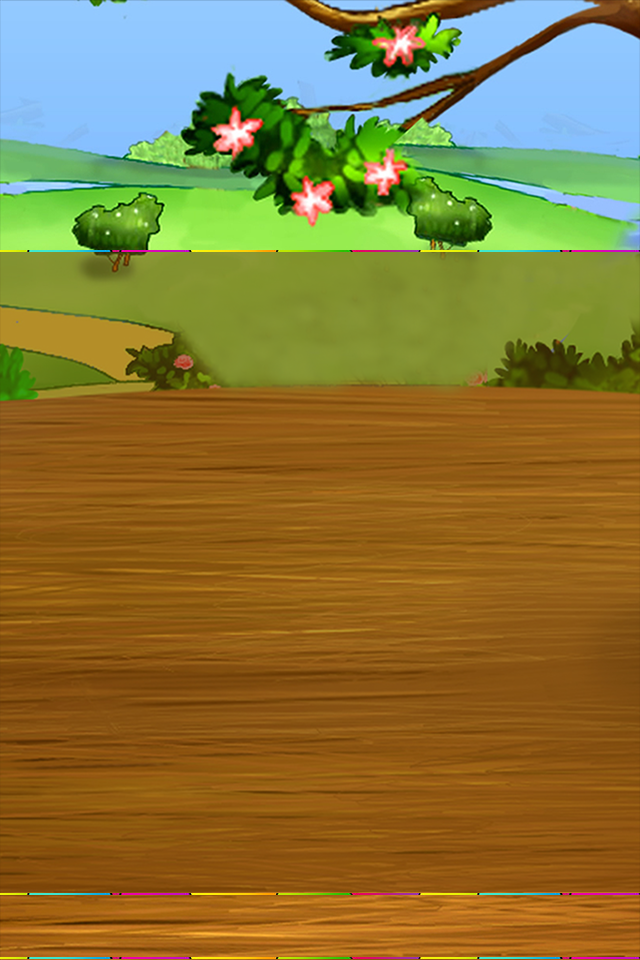

This game map was drawn from its Tiled (.tmx) file and the tilesets committed beside it. A one-line description and the trimmed map source follow:
An orthogonal 10x15 tile map with 64x64 px tiles, 1 tile layer (块层 1) and 40 objects.

<map version="1.0" orientation="orthogonal" width="10" height="15" tilewidth="64" tileheight="64">
 <tileset firstgid="1" name="GameSceneBg" tilewidth="64" tileheight="64">
  <image source="GameSceneBg.png" width="640" height="960" />
 </tileset>
 <layer name="块层 1" width="10" height="15">
  <data>[150 cells, 150 non-empty, 150 distinct tile ids]</data>
 </layer>
 <objectgroup name="PaopaoLayer" width="10" height="15">
  <object x="32" y="864" />
  <object x="96" y="864" />
  <object x="160" y="864" />
  <object x="224" y="864" />
  <object x="288" y="864" />
  <object x="352" y="864" />
  <object x="416" y="864" />
  <object x="480" y="864" />
  <object x="544" y="864" />
  <object x="608" y="864" />
  <object x="32" y="800" />
  <object x="96" y="800" />
  <object x="160" y="800" />
  <object x="224" y="800" />
  <object x="288" y="800" />
  <object x="352" y="800" />
  <object x="416" y="800" />
  <object x="480" y="800" />
  <object x="544" y="800" />
  <object x="608" y="800" />
  <object x="32" y="736" />
  <object x="96" y="736" />
  <object x="160" y="736" />
  <object x="224" y="736" />
  <object x="288" y="736" />
  <object x="352" y="736" />
  <object x="416" y="736" />
  <object x="480" y="736" />
  <object x="544" y="736" />
  <object x="608" y="736" />
 </objectgroup>
 <objectgroup name="FootLayer" width="10" height="15">
  <object x="32" y="928" />
  <object x="96" y="928" />
  <object x="160" y="928" />
  <object x="224" y="928" />
  <object x="288" y="928" />
  <object x="352" y="928" />
  <object x="416" y="928" />
  <object x="480" y="928" />
  <object x="544" y="928" />
  <object x="608" y="928" />
 </objectgroup>
</map>